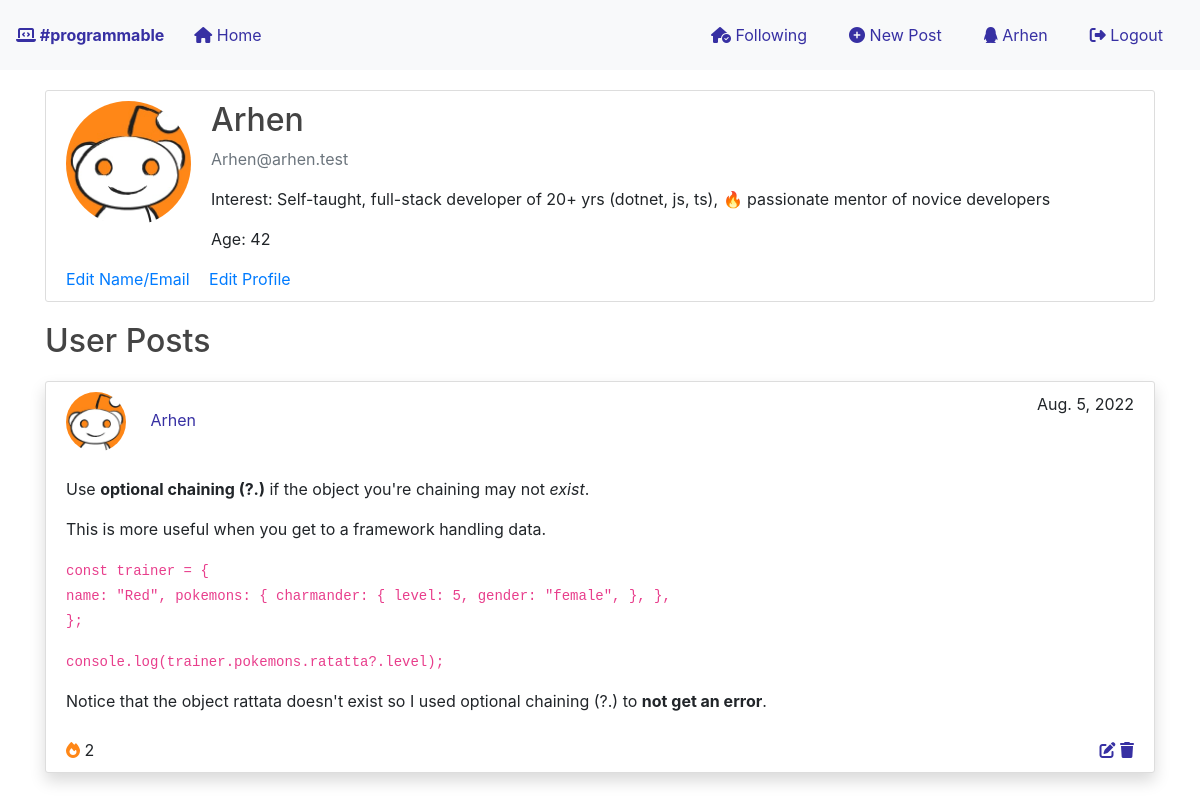
The page /profile/Arhen/ (signed in) on the database its author committed.
### users/models.py (models this page shows, shortened)
class Profile(models.Model):
    user = models.OneToOneField(User, on_delete=models.CASCADE, default=None)
    image = models.ImageField(default="default.jpg", upload_to="profile_pics")
    interest = models.TextField(default="NO INFO", blank=True)
    age = models.IntegerField(default="0")
    programmingLanguage = models.TextField(default="NO INFO",
                                           blank=True,
                                           null=True,
                                           choices=[('Python', 'Python'),
                                                    ('Java', 'Java'),
                                                    ('Visual Basic',
                                                     'Visual Basic')])
    followers = models.ManyToManyField(User, related_name="followers")

### blog/models.py (models this page shows, shortened)
class Post(models.Model):
    user = models.ForeignKey(User, on_delete=models.CASCADE)
    username = models.TextField(default="Err")
    content = models.TextField()
    date_published = models.DateField(default=timezone.now)
    likes = models.ManyToManyField(User, related_name="posts")

### users/views.py (the view)
# urls.py: path('profile/<str:username>/', user_views.profile, name='profile'),
@login_required
def profile(request, username: str):
    profile = Profile.objects.get(user__username=username)
    user_posts = Post.objects.filter(user=get_object_or_404(User, username=username)).annotate(
        total_likes=Count('likes')).order_by('-id') # Username muss somit eigentlich nicht mehr bei jedem Post gespeichert werden
    liked_posts = []
    for post in range(len(user_posts)):
        if request.user in user_posts[post].likes.all():
            liked_posts.append(post + 1)
    if request.user in profile.followers.all():
        is_following = True
    else:
        is_following = False
    is_own_profile = request.user.username == username
    context = {
        'profile': profile,
        'user_posts': user_posts,
        'liked_posts': liked_posts,
        'is_following': is_following,
        'is_own_profile': is_own_profile,
    }
    return render(request, template_name="users/profile.html", context=context)

### blog/templatetags/post_extras.py (called while the page is built)
@register.filter
def convert_markdown(value):
    return markdown.markdown(value)

### templates/users/profile.html (shortened to what this page needs)
{% extends "base.html" %}
{% load crispy_forms_tags %}
{% block content %}
    <div class="content-section" style="margin-top: 50px;">
        <div class="media">
            <img class="rounded-circle account-img" src="{{ profile.image.url }}" alt="profile picture">
            <div class="media-body">
                <h2>{{ profile.user.username }}</h2>
                <p class="text-secondary">{{ profile.user.email }}</p>
                {% if profile.interest %}
                    <p>Interest: {{ profile.interest }}</p>
                {% endif %}
                {% if profile.age %}
                    <p>Age: {{ profile.age }}</p>
                {% endif %}
            </div>
        </div>
        {% if is_own_profile %}
            <div>
                <a href="{% url "user-update" profile.user.id %}">Edit Name/Email</a>
                <a style="padding-left: 15px;" href="{% url "profile-update" profile.id %}">Edit Profile</a>
            </div>
        {% elif is_following %}
            <form action={% url 'unfollow-user' user.id %} method="POST">
                {% csrf_token %}
                <button type="submit", name="user-id", value="{{ profile.id }}" class="like-button color-a"><i class="fa-solid fa-user-check"></i>
                </button>
            </form>
        {% else %}
            <form action={% url 'follow-user' user.id %} method="POST">
                {% csrf_token %}
                <button type="submit", name="user-id", value="{{ profile.id }}" class="like-button color-a"><i class="fa-solid fa-user-plus"></i>
                </button>
            </form>
        {% endif %}
    </div>
    <h2 style="margin: 20px 0px;">User Posts</h2>
    {% if user_posts %}
        {% for post in user_posts %}
            {% include "blog/post.html" with post=post count=forloop.counter liked_posts=liked_posts%}
        {% endfor %}
    {% else %}
        <p>There are currently no posts from this user!</p>
    {% endif %}
{% endblock content %}

### templates/base.html (shortened to what this page needs)
{% load static %}
<!DOCTYPE html>
<html lang="en">
  <head>
    <link
      rel="stylesheet"
      href="https://stackpath.bootstrapcdn.com/bootstrap/4.3.1/css/bootstrap.min.css"
    />
    <link
      rel="stylesheet"
      href="https://use.fontawesome.com/releases/v6.1.2/css/all.css"
    />
    <link rel="stylesheet" href="{% static 'main-min.css' %}" />
  </head>
  <body>
    <nav class="navbar navbar-expand-lg navbar-light bg-light">
      <a class="font-weight-bold color-a" href="{% url 'blog-home' %}"
        ><i class="fa-solid fa-laptop-code"></i> #programmable</a
      >
      <div class="collapse navbar-collapse" id="navbarSupportedContent">
        <ul class="navbar-nav mr-auto" style="margin-left: 15px">
          <li class="nav-item active">
            <a class="color-a" href="{% url 'blog-home' %}"
              ><i class="fas fa-home" style="margin-left: 15px"></i> Home
              <span class="sr-only">(current)</span></a
            >
          </li>
        </ul>
        {% if user.is_authenticated %}
        <a class="btn m-2 color-a" href="{% url 'following' %}"
          ><i
            class="fa-solid fa-house-circle-check"
          ></i>
          Following</a
        >
        <a href="{% url 'new-post' %}" class="btn m-2 color-a"
          ><i class="fas fa-circle-plus"></i> New Post</a
        >
        <a href="{% url 'profile' user.username %} " class="btn m-2 color-a"
          ><i class="fa-brands fa-qq"></i> {{ user.username }}
        </a>
        <a href="{% url 'logout' %} " class="btn m-2 color-a"
          ><i class="fas fa-sign-out-alt"></i> Logout</a
        >
        {% endif %}
      </div>
    </nav>
    <div class="container my-bg">
       {% block content %} {% endblock %}
    </div>
  </body>
</html>

### templates/blog/post.html (shortened to what this page needs)
{% load post_extras %}
<div class="mt-3">
    <article class="media content-section shadow ">
        <div class="media-body">
            <div class="profile">
                <div class="row">
                    <div class="col">
                        <img class="rounded-circle account-img" src="{{ post.user.profile.image.url }}" style="width: 60px;height: auto;" alt="profile picture"/>
                        <a href="{% url 'profile' post.user %}" style="text-decoration: none;" class="color-a">{{ post.user }}</a>
                    </div>
                    <div class="col"><div class="post-date">{{ post.date_published }}</div></div>
                </div>
            </div>
            <div class="post-content">{{ post.content|convert_markdown|safe }}</div>
            <div class="row">
                <div class="col">
                    {% if count in liked_posts %}
                        <form action={% url 'unlike-post' post.pk %} method="POST">
                            <button type="submit", name="post-id", value="{{ post.id }}" class="like-button liked"><i class="fa-solid fa-fire"></i>
                            </button>
                            {{ post.total_likes }}
                        </form>
                    {% endif %}
                </div>
                <div class="col" style="text-align: end">
                    {% if post.user == user %}
                        <a href={% url 'edit-post' post.id%}><i class="fa-solid fa-pen-to-square color-a"></i></a>
                        <a href={% url 'delete-post' post.id%}><i class="fa-solid fa-trash color-a"></i></a>
                    {% endif %}
                </div>
            </div>
        </div>
    </article>
</div>

### static/main-min.css (style rules this page uses)
:root { --input-border:#8b8a8b;--input-focus-h:245;--input-focus-s:100%;--input-focus-l:42%; }
h1,h2,h3,h4,h5,h6 { color:#444444; }
.content-section { background:#ffffff;padding:10px 20px;border:1px solid #dddddd;border-radius:3px;margin-bottom:20px; }
.account-img { height:125px;width:125px;margin-right:20px;margin-bottom:16px; }
.post-date { text-align:end; }
.post-content { margin-top:25px;margin-bottom:25px; }
.like-button { padding:0;border:none;background:none;-webkit-transition:all .5s ease;-o-transition:all .5s ease;transition:all .5s ease; }
.liked { color:#ff8717; }
.color-a { color:#3730a3;-webkit-transition:all .5s ease;-o-transition:all .5s ease;transition:all .5s ease; }
.account-img { margin-bottom:0!important; }
.content-section { margin-top:20px!important; }

### rows shown on the page
Profile: image (placeholder picture), user.username "Arhen", user.email "Arhen@arhen.test", interest "Self-taught, full-stack developer of 20+ yrs (dotnet, js, ts), 🔥 passionate mentor of novice developers", age "42"
Post: user.profile.image (placeholder picture), user "Arhen", date_published "Aug. 5, 2022", content|convert_markdown "Use optional chaining (?.) if the object you're chaining may not exist . This is more useful when you get to a framework handling data. const trainer = { name: \"Red\", pokemons: { charmander: { level: 5, gender: \"female\", }, }, }; console.log(trainer.pokemons.ratatta?.level); Notice that the object rattata doesn't exist so I used optional chaining (?.) to not get an error .", {{ post.id }} 17 (drawn), total_likes "2"

### other values the page prints
{{ user.username }} "Arhen"
